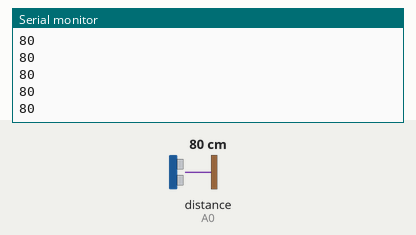
Recording of a sketch running on a simulated Arduino Uno, built with avr-gcc and run on an emulated ATmega328P. Shown: the last lines printed to the serial monitor. Inputs (shaded band) come from the test bench; at power-on: distance to the obstacle (sensor on A0) 80 cm.

Above: at 1.2 s.
1.3 s: distance to the obstacle (sensor on A0) set to 2 cm
At 1.46 s:
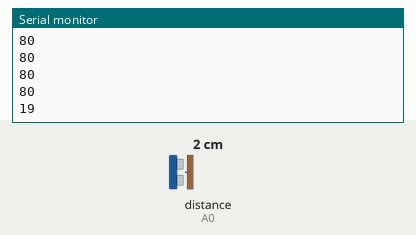
2.8 s: distance to the obstacle (sensor on A0) set to 35 cm
At 2.9 s:
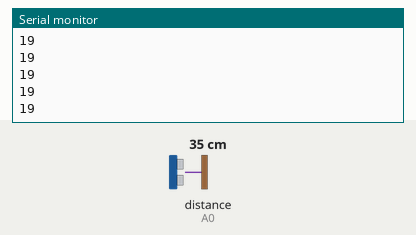
Timing chart, 0 to 5.8 s (numbered marks = the images above; inputs shaded):
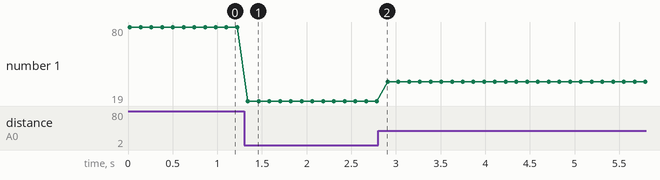

Measured:
- after the input at 1.3 s, the serial monitor: prints a new line at once (image 1)
- plotted number 1: 80 → 19 after the input at 1.3 s, 19 → 35 after the input at 2.8 s

The sketch:

Distance_Sensor.ino
```cpp
#include <SharpIR.h>

SharpIR distanceSensor(A0,20150);

void setup() {
  Serial.begin(9600);
}

void loop() {
  Serial.println(distanceSensor.distance());
  delay(100);
}
```
